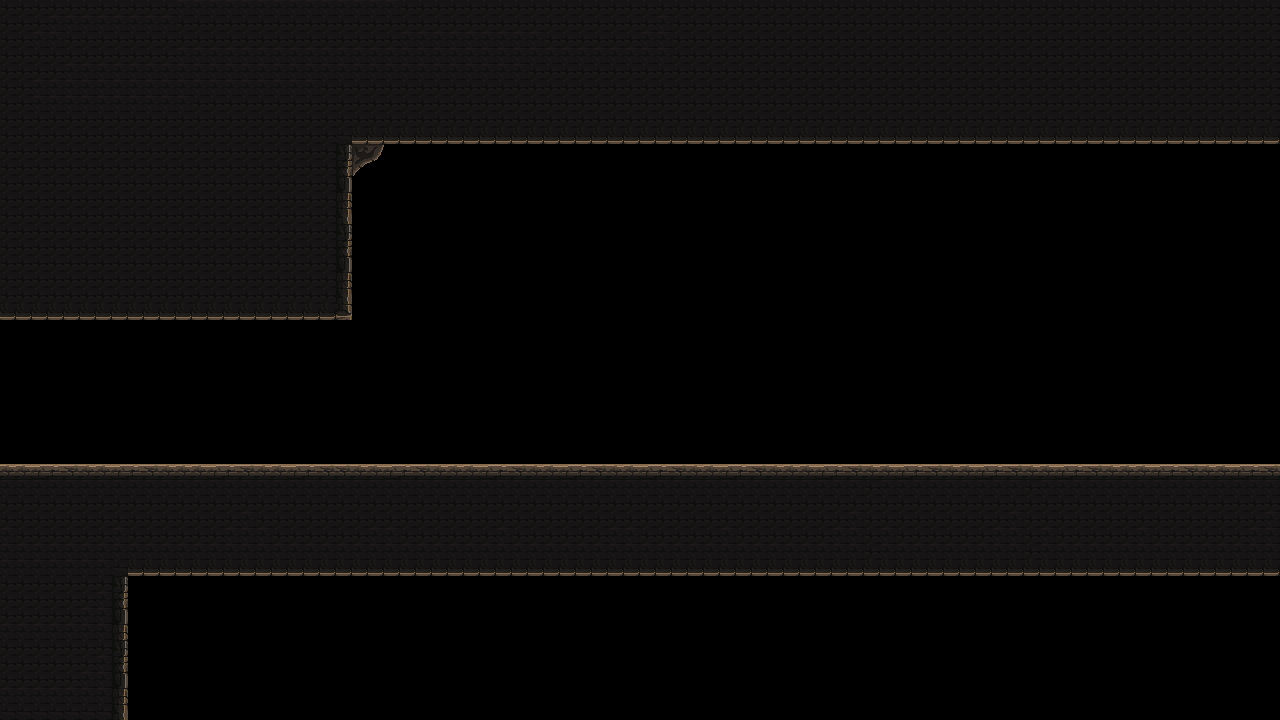

A level layout from a 2D game, rendered from its tile map. Below: a short description, then the map file with tile-grid data replaced by summaries:
An orthogonal 80x45 tile map with 16x16 px tiles, 1 tile layer (platform).

<map version="1.4" tiledversion="1.4.3" orientation="orthogonal" renderorder="right-down" width="80" height="45" tilewidth="16" tileheight="16" infinite="0" nextlayerid="2" nextobjectid="1">
 <tileset firstgid="1" name="mainlevbuild_A" tilewidth="16" tileheight="16" tilecount="4096" columns="64">
  <image source="mainlevbuild_A.png" width="1024" height="1024" />
 </tileset>
 <layer id="1" name="platform" width="80" height="45">
  <data>[3600 cells, 1598 non-empty, 18 distinct tile ids]</data>
 </layer>
</map>
